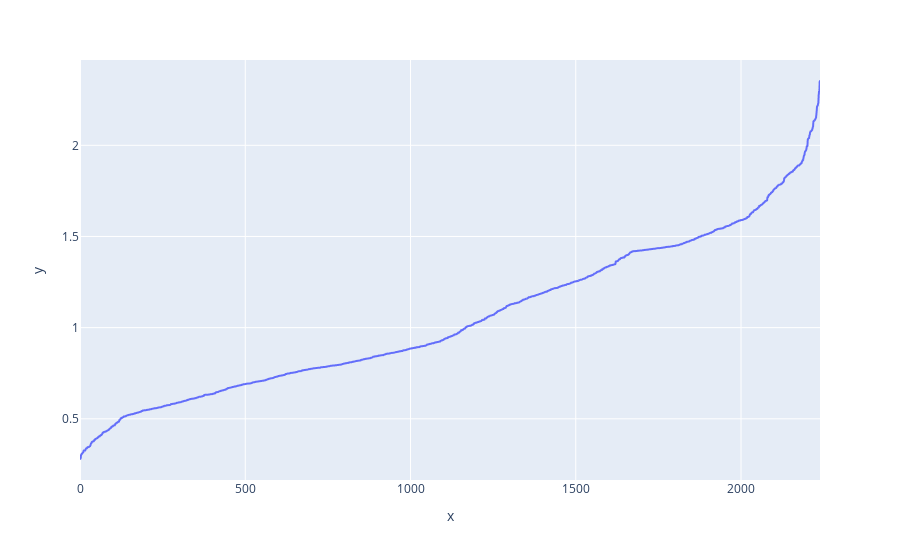

The notebook cell saved with this chart:
### Code cell
from sklearn.neighbors import NearestNeighbors
neighbors = NearestNeighbors(n_neighbors=40)
neighbors_fit = neighbors.fit(d)
distances, indices = neighbors_fit.kneighbors(d)
distances = np.sort(distances, axis=0)
distances = distances[:,39]
fig = px.line(y=distances,x=np.arange(2240))
fig.show()
#distances
# dbscan
print("DBSCAN "  )
clustering = DBSCAN(eps=1.4, min_samples=39).fit(d)
plt.scatter(d[:,0] , d[:,1] ,  c = clustering.labels_  ) 
plt.show()
print("silhouette_score : " ,silhouette_score(d,clustering.labels_) )
print("number of clusters : " ,  len(    np.unique(clustering.labels_[clustering.labels_!=-1] )     ) )
print("silhouette_score without noise(-1) : " ,silhouette_score(d[clustering.labels_!=-1] ,clustering.labels_[clustering.labels_!=-1]) )

### Figure 1 — Plotly figure (JSON) as saved in the notebook; plotly's stock layout.template omitted (floating-point values rounded to 4 significant figures; data arrays with more than 128 entries replaced by an {"elided": "..."} marker saying what was removed)
{"data": [{"hovertemplate": "x=%{x}<br>y=%{y}<extra></extra>", "legendgroup": "", "line": {"color": "#636efa", "dash": "solid"}, "marker": {"symbol": "circle"}, "mode": "lines", "name": "", "showlegend": false, "type": "scattergl", "x": {"elided": "2240 int values"}, "xaxis": "x", "y": {"elided": "2240 float values"}, "yaxis": "y"}], "layout": {"legend": {"tracegroupgap": 0}, "margin": {"t": 60}, "xaxis": {"anchor": "y", "domain": [0, 1], "title": {"text": "x"}}, "yaxis": {"anchor": "x", "domain": [0, 1], "title": {"text": "y"}}}}
